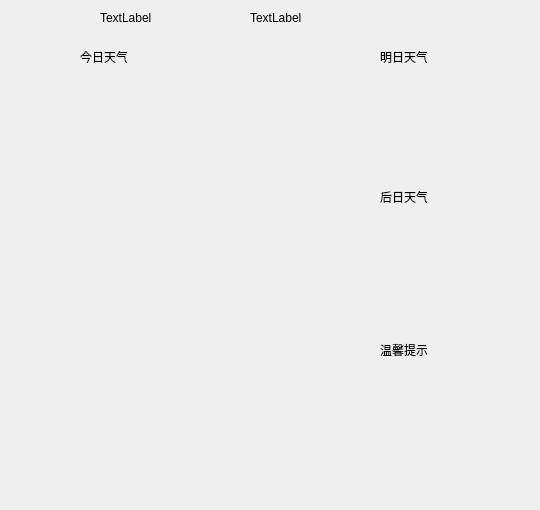
<?xml version="1.0" encoding="UTF-8"?>
<ui version="4.0">
 <class>Widget</class>
 <widget class="QWidget" name="Widget">
  <property name="geometry">
   <rect>
    <x>0</x>
    <y>0</y>
    <width>540</width>
    <height>510</height>
   </rect>
  </property>
  <property name="windowTitle">
   <string>Widget</string>
  </property>
  <widget class="QWidget" name="widget1" native="true">
   <property name="geometry">
    <rect>
     <x>0</x>
     <y>0</y>
     <width>521</width>
     <height>491</height>
    </rect>
   </property>
   <widget class="QTextBrowser" name="textBrowsertoday">
    <property name="geometry">
     <rect>
      <x>20</x>
      <y>60</y>
      <width>251</width>
      <height>431</height>
     </rect>
    </property>
    <property name="styleSheet">
     <string notr="true">background-color: rgba(0, 0, 0, 0);
font: 75 30pt &quot;微软雅黑&quot;;</string>
    </property>
   </widget>
   <widget class="QTextBrowser" name="textBrowsertomorrow">
    <property name="geometry">
     <rect>
      <x>340</x>
      <y>60</y>
      <width>151</width>
      <height>131</height>
     </rect>
    </property>
    <property name="styleSheet">
     <string notr="true">background-color: rgba(0, 0, 0, 0);
font: 75 10pt &quot;微软雅黑&quot;;</string>
    </property>
   </widget>
   <widget class="QTextBrowser" name="textBrowseraftertomorrow">
    <property name="geometry">
     <rect>
      <x>340</x>
      <y>200</y>
      <width>151</width>
      <height>141</height>
     </rect>
    </property>
    <property name="styleSheet">
     <string notr="true">background-color: rgba(0, 0, 0, 0);
font: 75 10pt &quot;微软雅黑&quot;;</string>
    </property>
   </widget>
   <widget class="QLabel" name="label">
    <property name="geometry">
     <rect>
      <x>80</x>
      <y>50</y>
      <width>47</width>
      <height>13</height>
     </rect>
    </property>
    <property name="text">
     <string>今日天气</string>
    </property>
   </widget>
   <widget class="QLabel" name="label_2">
    <property name="geometry">
     <rect>
      <x>380</x>
      <y>50</y>
      <width>47</width>
      <height>13</height>
     </rect>
    </property>
    <property name="text">
     <string>明日天气</string>
    </property>
   </widget>
   <widget class="QLabel" name="label_3">
    <property name="geometry">
     <rect>
      <x>380</x>
      <y>190</y>
      <width>47</width>
      <height>13</height>
     </rect>
    </property>
    <property name="text">
     <string>后日天气</string>
    </property>
   </widget>
   <widget class="QTextBrowser" name="textBrowserganmao">
    <property name="geometry">
     <rect>
      <x>340</x>
      <y>360</y>
      <width>151</width>
      <height>131</height>
     </rect>
    </property>
    <property name="styleSheet">
     <string notr="true">background-color: rgba(0, 0, 0, 0);
font: 75 10pt &quot;微软雅黑&quot;;</string>
    </property>
   </widget>
   <widget class="QLabel" name="label_5">
    <property name="geometry">
     <rect>
      <x>380</x>
      <y>340</y>
      <width>47</width>
      <height>20</height>
     </rect>
    </property>
    <property name="text">
     <string>温馨提示</string>
    </property>
   </widget>
   <widget class="QLabel" name="label_4">
    <property name="geometry">
     <rect>
      <x>250</x>
      <y>10</y>
      <width>231</width>
      <height>16</height>
     </rect>
    </property>
    <property name="text">
     <string>TextLabel</string>
    </property>
   </widget>
   <widget class="QLabel" name="date">
    <property name="geometry">
     <rect>
      <x>100</x>
      <y>10</y>
      <width>431</width>
      <height>16</height>
     </rect>
    </property>
    <property name="text">
     <string>TextLabel</string>
    </property>
   </widget>
   <widget class="QPushButton" name="pushButton">
    <property name="geometry">
     <rect>
      <x>100</x>
      <y>380</y>
      <width>48</width>
      <height>48</height>
     </rect>
    </property>
    <property name="styleSheet">
     <string notr="true">background-color: rgba(0, 0, 0, 0);
border-image: url(:/play.jpg);
border-radius:20px
</string>
    </property>
    <property name="text">
     <string/>
    </property>
   </widget>
  </widget>
 </widget>
 <layoutdefault spacing="6" margin="11"/>
 <resources/>
 <connections/>
</ui>
